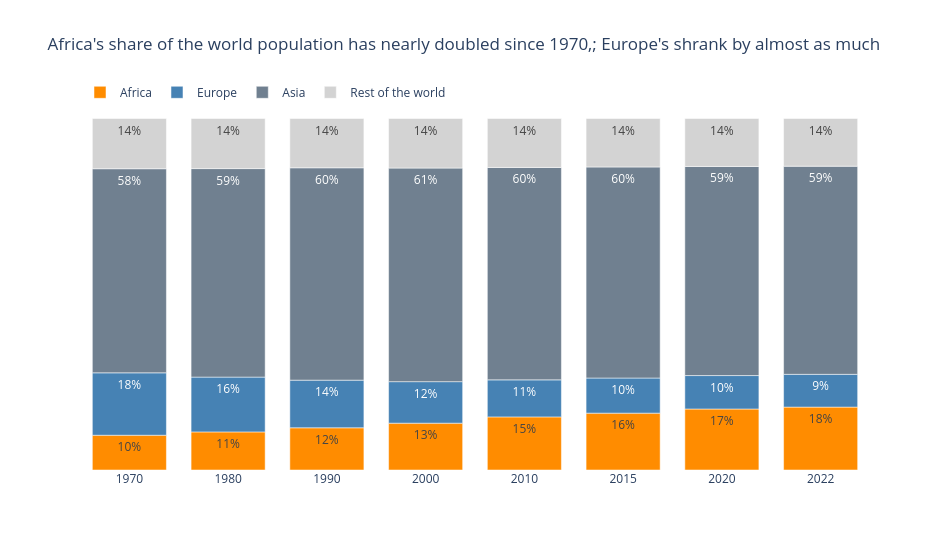

The notebook cell this image was saved under:
### Markdown cell above
**Intended chart:** 100% stacked bar chart (Africa on the baseline, accent colour)

**Why:** Composition (4 parts) compared across 8 years → 100% stacked bar. Grouping the small continents keeps it to 4 segments; putting Africa first places it on the common baseline

### Code cell
df_long['Region'] = np.where(df_long['Continent'].isin(['Africa', 'Asia', 'Europe']), df_long['Continent'], 'Rest of the world')
shares = df_long.groupby(['Year', 'Region'], as_index=False)['Population'].sum()
shares['Share'] = shares['Population'] / shares.groupby('Year')['Population'].transform('sum')
shares['Year'] = shares['Year'].astype(str)                                  # one bar per census year

fig = px.bar(shares, x='Year', y='Share', color='Region', text_auto='.0%',
             category_orders={'Region': ['Africa', 'Europe', 'Asia', 'Rest of the world']},   # Africa on the baseline
             color_discrete_map={'Africa': 'darkorange', 'Europe': 'steelblue', 'Asia': 'slategrey', 'Rest of the world': 'lightgrey'},
             title="Africa's share of the world population has nearly doubled since 1970,; Europe's shrank by almost as much",
             labels={'Year': '', 'Region': ''}, template='plotly_white', height=550, width=950)
fig.update_yaxes(visible=False)
fig.update_layout(bargap=0.25, legend=dict(orientation='h', x=0, y=1.06, traceorder='normal'))
fig.show()

### Figure 1 — Plotly figure (JSON) as saved in the notebook; plotly's stock layout.template omitted (floating-point values rounded to 4 significant figures)
{"data": [{"alignmentgroup": "True", "hovertemplate": "=%{x}<br>Share=%{y}<extra></extra>", "legendgroup": "Africa", "marker": {"color": "darkorange", "pattern": {"shape": ""}}, "name": "Africa", "offsetgroup": "Africa", "orientation": "v", "showlegend": true, "textposition": "auto", "texttemplate": "%{y:.0%}", "type": "bar", "x": ["1970", "1980", "1990", "2000", "2010", "2015", "2020", "2022"], "xaxis": "x", "y": [0.09893, 0.1084, 0.1201, 0.1332, 0.1511, 0.1618, 0.1736, 0.1789], "yaxis": "y"}, {"alignmentgroup": "True", "hovertemplate": "=%{x}<br>Share=%{y}<extra></extra>", "legendgroup": "Europe", "marker": {"color": "steelblue", "pattern": {"shape": ""}}, "name": "Europe", "offsetgroup": "Europe", "orientation": "v", "showlegend": true, "textposition": "auto", "texttemplate": "%{y:.0%}", "type": "bar", "x": ["1970", "1980", "1990", "2000", "2010", "2015", "2020", "2022"], "xaxis": "x", "y": [0.1776, 0.1559, 0.1355, 0.1181, 0.1053, 0.09987, 0.09514, 0.0932], "yaxis": "y"}, {"alignmentgroup": "True", "hovertemplate": "=%{x}<br>Share=%{y}<extra></extra>", "legendgroup": "Asia", "marker": {"color": "slategrey", "pattern": {"shape": ""}}, "name": "Asia", "offsetgroup": "Asia", "orientation": "v", "showlegend": true, "textposition": "auto", "texttemplate": "%{y:.0%}", "type": "bar", "x": ["1970", "1980", "1990", "2000", "2010", "2015", "2020", "2022"], "xaxis": "x", "y": [0.5806, 0.5932, 0.6041, 0.6076, 0.6043, 0.6005, 0.5948, 0.5921], "yaxis": "y"}, {"alignmentgroup": "True", "hovertemplate": "=%{x}<br>Share=%{y}<extra></extra>", "legendgroup": "Rest of the world", "marker": {"color": "lightgrey", "pattern": {"shape": ""}}, "name": "Rest of the world", "offsetgroup": "Rest of the world", "orientation": "v", "showlegend": true, "textposition": "auto", "texttemplate": "%{y:.0%}", "type": "bar", "x": ["1970", "1980", "1990", "2000", "2010", "2015", "2020", "2022"], "xaxis": "x", "y": [0.1429, 0.1425, 0.1402, 0.141, 0.1393, 0.1379, 0.1365, 0.1357], "yaxis": "y"}], "layout": {"bargap": 0.25, "barmode": "relative", "height": 550, "legend": {"orientation": "h", "title": {"text": ""}, "tracegroupgap": 0, "traceorder": "normal", "x": 0, "y": 1.06}, "title": {"text": "Africa's share of the world population has nearly doubled since 1970,; Europe's shrank by almost as much"}, "width": 950, "xaxis": {"anchor": "y", "autorange": true, "domain": [0, 1], "range": [-0.5, 7.5], "title": {"text": ""}, "type": "category"}, "yaxis": {"anchor": "x", "autorange": true, "domain": [0, 1], "range": [0, 1.053], "title": {"text": "Share"}, "type": "linear", "visible": false}}}
